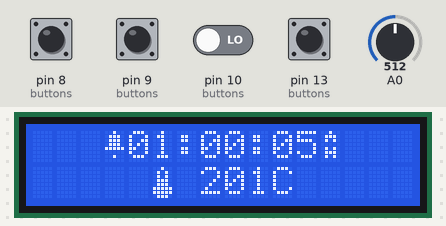
Recording of a sketch running on a simulated Arduino Uno, built with avr-gcc and run on an emulated ATmega328P. Shown: 16×2 character LCD. Inputs (shaded band) come from the test bench; at power-on: pin 8 (buttons), pin 9 (buttons), pin 10 (buttons), pin 13 (buttons) LOW, A0 = 512.

Above: at 1.2 s.
1.3 s: A0 set to 316
At 1.52 s:
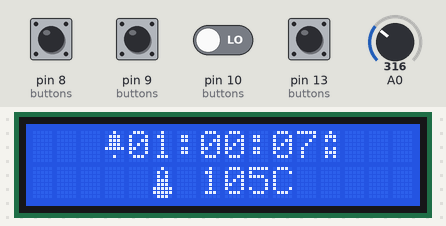
2.8 s: A0 set to 291
At 3.08 s:
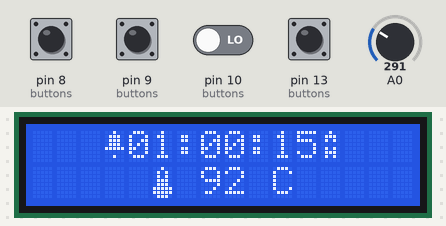
4.8 s: pin 9 (buttons) pulled HIGH for 0.15 s
At 5.48 s:
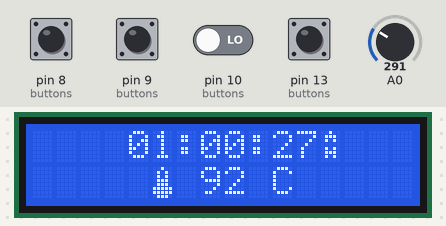
5.5 s: pin 13 (buttons) pulled HIGH for 0.15 s
At 5.8 s:
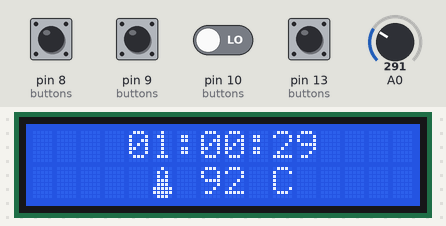
6.2 s: pin 8 (buttons) pulled HIGH for 1 s
At 6.9 s:
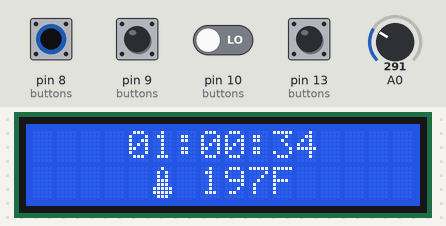
7.8 s: pin 9 (buttons) pulled HIGH for 1 s
At 8.14 s:
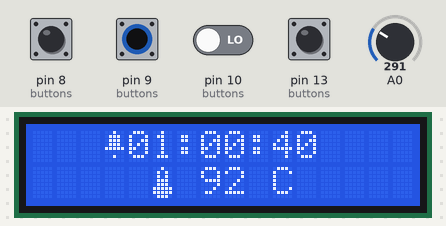
Timing chart, 0 to 10.4 s (numbered marks = the images above; inputs shaded):
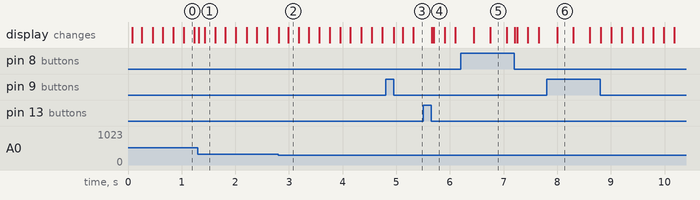

Measured:
- the behaviour switches between 306 and 305 on A0 (found by bisection; images 1 and 2)
- after the input at 2.8 s, the display: first changes at once (image 2 shows a later state)
- after the input at 4.8 s, the display: first changes after 0.16 s (image 3 shows a later state)
- after the input at 5.5 s, the display: first changes after 0.16 s (image 4 shows a later state)
- after the input at 7.8 s, the display: changes after 0.20 s (image 6)

The sketch:

AlarmClock.ino
```cpp
#include <LiquidCrystal.h>

LiquidCrystal lcd(12, 11, 5, 4, 3, 2);

int seconds = 59;
int mintues = 59;
int hours = 12;
int tempTime = hours - 12;

int testAlramMintues = 1;
int testAlarmHours = 1;

int melody[] = {660,660,660,510,660,770,380,510,380,320,440,
                 480,450,430,380,660,760,860,700,760,660,520,
                 580,480,510,380,320,440,480,450,430,380,660,
                 760,860,700,760,660,520,580,480,500,760,720,
                 680,620,650,380,430,500,430,500,570,500,760,
                 720,680,620,650,1020,1020,1020,380,500,760,
                 720,680,620,650,380,430,500,430,500,570,585,
                 550,500,380,500,500,500,500,760,720,680,620,
                 650,380,430,500,430,500,570,500,760,720,680,
                 620,650,1020,1020,1020,380,500,760,720,680,
                 620,650,380,430,500,430,500,570,585,550,500,
                 380,500,500,500,500,500,500,500,580,660,500,
                 430,380,500,500,500,500,580,660,870,760,500,
                 500,500,500,580,660,500,430,380,660,660,660,
                 510,660,770,380};
int beats[] = {100,100,100,100,100,100,100,100,100,100,100,80,
               100,100,100,80,50,100,80,50,80,80,80,80,100,100,
               100,100,80,100,100,100,80,50,100,80,50,80,80,80,
               80,100,100,100,100,150,150,100,100,100,100,100,
               100,100,100,100,100,150,200,80,80,80,100,100,100,
               100,100,150,150,100,100,100,100,100,100,100,100,
               100,100,100,100,100,100,100,100,100,150,150,100,
               100,100,100,100,100,100,100,100,100,150,200,80,
               80,80,100,100,100,100,100,150,150,100,100,100,100,
               100,100,100,100,100,100,100,100,100,60,80,60,80,80,
               80,80,80,80,60,80,60,80,80,80,80,80,60,80,60,80,80,
               80,80,80,80,100,100,100,100,100,100,100};

int baselineTemp = 0;
int celsius = 0;
int fahrenheit = 0;

int timeFormatButtonState = LOW;
int setAlarmButtonState = LOW;
int switchAlarmButtonState = LOW;
int tempButtonState = LOW;

boolean alarmEnabled = true;
boolean snoozeAlarm = true;

boolean thermometerEnabled = true;
boolean isCelsius = true;

boolean clockMode = true;
int switchDayTime = 1;

byte none[] = {
  B00000,
  B00000,
  B00000,
  B00000,
  B00000,
  B00000,
  B00000,
  B00000
};

byte am[] = {
  B00100,
  B01110,
  B01010,
  B00000,
  B01010,
  B01110,
  B01010,
  B00000
};

byte pm[] = {
  B00100,
  B01110,
  B01000,
  B00000,
  B01010,
  B01110,
  B01010,
  B00000
};

byte bell[] = {
  B00100,
  B01110,
  B01110,
  B01110,
  B11111,
  B00000,
  B00100,
  B00000
};

byte thermo[] = {
  B00100,
  B01010,
  B01010,
  B01110,
  B01110,
  B11111,
  B11111,
  B01110
};

void configureLCD(){
  //Setting up LCD grid
  lcd.setCursor(6, 0); lcd.print(":");
  lcd.setCursor(9, 0); lcd.print(":");

  lcd.createChar(0, none);
  lcd.createChar(1, pm);
  lcd.createChar(2, am);
  lcd.createChar(3, bell);
  lcd.createChar(4, thermo);

  //Formating clock
  if (hours <= 9) {
    lcd.setCursor(4, 0); lcd.print("0");
    lcd.setCursor(5, 0); lcd.print(hours);
  }
  else if (hours > 9) {
    lcd.setCursor(4, 0); lcd.print(hours);
  }

  if (mintues <= 9) {
    lcd.setCursor(7, 0); lcd.print("0");
    lcd.setCursor(8, 0); lcd.print(mintues);
  }
  else if (mintues > 9) {
    lcd.setCursor(7, 0); lcd.print(mintues);
  }


  if (seconds <= 9) {
    lcd.setCursor(10, 0); lcd.print("0");
    lcd.setCursor(11, 0); lcd.print(seconds);
  }
  else if (seconds > 9) {
    lcd.setCursor(10, 0); lcd.print(seconds);
  }

  //Checking DayTime status
  if (switchDayTime == 0){
    lcd.setCursor(12, 0);
    lcd.write(byte(1));
  }
  else if (switchDayTime == 1){
    lcd.setCursor(12, 0);
    lcd.write(byte(2));
  }
  else if (switchDayTime == 2){
    lcd.setCursor(12, 0);
    lcd.write(byte(0));
  }

  //Checking Alarm status
  if(alarmEnabled){
  	lcd.setCursor(3, 0);
    lcd.write(byte(3));
  }
  else if(!alarmEnabled){
    lcd.setCursor(3, 0);
    lcd.write(byte(0));
  }

  //Checking Thermometer
  if(thermometerEnabled){
    lcd.setCursor(5, 1);
    if(isCelsius){
    	lcd.write(byte(4));
    	lcd.setCursor(7, 1); lcd.print(celsius);
        if(celsius <= 100){
          lcd.write(byte(0));
          lcd.setCursor(10, 1);lcd.print("C");
      }
    }
    else if(!isCelsius){
      	lcd.write(byte(4));
    	lcd.setCursor(7, 1); lcd.print(fahrenheit);
        if(celsius <= 100){
          lcd.write(byte(0));
          lcd.setCursor(10, 1);lcd.print("F");
      }
    }
  }
}

//Switching the clock system from am/pm to 24
void switchClockSystem(boolean selectMode){
  if(seconds >= 60){
   mintues++;
   seconds =0;
  }

  if(mintues >= 60){
   hours++;
   tempTime++;
   mintues=0;
  }

  if(!clockMode){
    switchDayTime = 2;
  	if(hours >= 24){
  	 	hours = 0;
      	tempTime = 0;
 	 }
  }
  else if(clockMode){
    if(hours > 12){
      if(tempTime < 12){
      	switchDayTime = 1;
        hours = 1;
        tempTime = 1;
      }
      else{
        switchDayTime = 0;
      }
    }
  }
}

//Alarm clock code
void alarmClock(int alarmMintues, int alarmHours){
  if(mintues == alarmMintues && hours == alarmHours){
    if(snoozeAlarm == true){
      alarmMintues =+ 5;
      Serial.println(alarmMintues);
    }
    else{
      Serial.println("Alarm Detected!");
      buzzerSound();
    }
  }
  else{
  	//Serial.println("Alarm Not Detected!");
    noTone(6);
  }
}

//Alarm clock sound
void buzzerSound(){
  for (int note = 0; note < 156; note++) {

    int beat = beats[note];
    tone(6, melody[note], beat);

    int tempBeat[] = {150,300,300,100,300,550,575,450,
                      400,500,300,330,150,300,200,200,
                      150,300,150,350,300,150,150,500,
                      450,400,500,300,330,150,300,200,
                      200,150,300,150,350,300,150,150,
                      500,300,100,150,150,300,300,150,
                      150,300,150,100,220,300,100,150,
                      150,300,300,300,150,300,300,300,
                      100,150,150,300,300,150,150,300,
                      150,100,420,450,420,360,300,300,
                      150,300,300,100,150,150,300,300,
                      150,150,300,150,100,220,300,100,
                      150,150,300,300,300,150,300,300,
                      300,100,150,150,300,300,150,150,
                      300,150,100,420,450,420,360,300,
                      300,150,300,150,300,350,150,350,
                      150,300,150,600,150,300,350,150,
                      150,550,325,600,150,300,350,150,
                      350,150,300,150,600,150,300,300,
                      100,300,550,575};
    delay(tempBeat[note]);
  }
  noTone(6);
}

//Thermometer code
void thermometer(){
  baselineTemp = 40;
  celsius = map(((analogRead(A0) - 20) * 3.04), 0, 1023, -40, 125);
  fahrenheit = ((celsius * 9) / 5 + 32);
}

//Button control code
void buttons(){
  timeFormatButtonState = digitalRead(13);
  setAlarmButtonState = digitalRead(10);
  switchAlarmButtonState = digitalRead(9);
  tempButtonState = digitalRead(8);

  if(timeFormatButtonState == HIGH){
    if(clockMode){
      clockMode = false;
      switchDayTime = 0;
    }
    else{
      clockMode = true;
      switchDayTime = 1;
    }
  }
  else if(switchAlarmButtonState == HIGH){
    if(alarmEnabled){
      alarmEnabled = false;
    }
    else if(!alarmEnabled){
      alarmEnabled = true;
    }
    else{
      snoozeAlarm = true;
    }
  }
  else if(tempButtonState == HIGH){
    if(isCelsius){
      isCelsius = false;
    }
    else{
      isCelsius = true;
    }
  }
}

void setup() {
  Serial.begin(9600);
  //Set up the LCD's number of columns and rows:
  lcd.begin(16, 2);

  //Set up the Thermometer
  pinMode(A0, INPUT);

  //Set up the Buzzer
  pinMode(6,OUTPUT);

  //Setup the buttons
  pinMode(8, INPUT);
  pinMode(9, INPUT);
  pinMode(10, INPUT);
  pinMode(13, INPUT);

  cli();//disable global interrupts

   //T1
  TCCR1A = 0; // Clear registers and timer value
  TCCR1B = 0;
  TCNT1  = 0;
  OCR1A = 3037;// = (16*10^6) / (1*1024) - 1 (must be <65536)
  TCCR1B |= (1 << WGM12); //CTC
  TCCR1B |= (1 << CS12) | (1 << CS10);  //Prescaler is 1024
  TIMSK1 |= (1 << OCIE1A); //Enable

  sei();//Allow global interrupts
}

void loop() {
  configureLCD();

  switchClockSystem(clockMode);

  alarmClock(testAlramMintues, testAlarmHours);

  thermometer();

  buttons();
}

ISR(TIMER1_COMPA_vect){
  seconds++;
}
 
```
